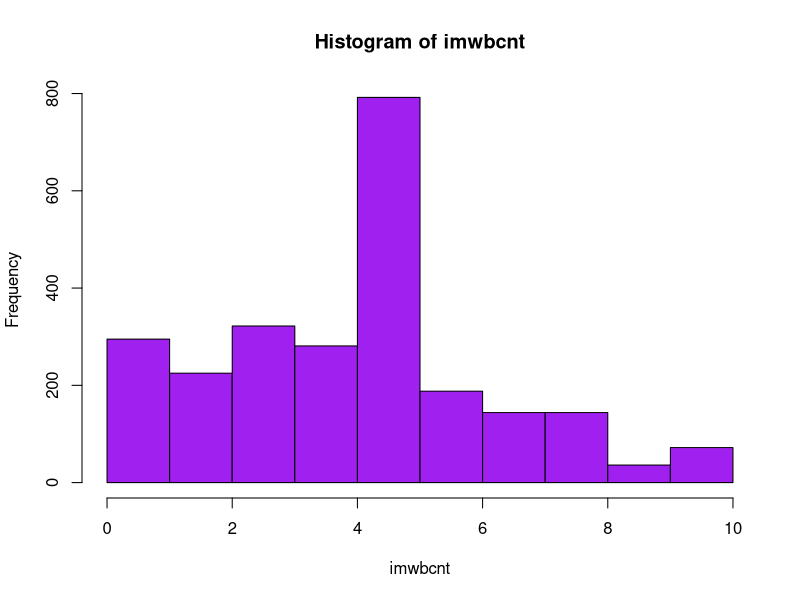
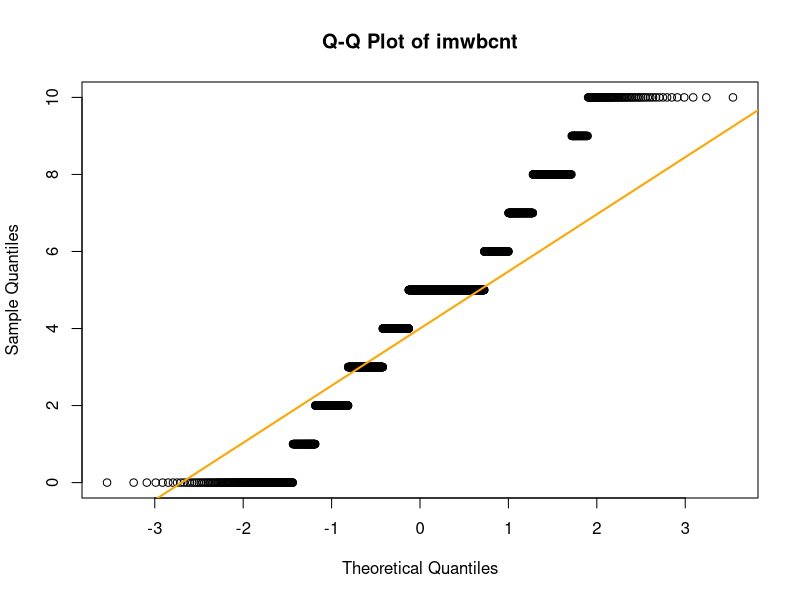
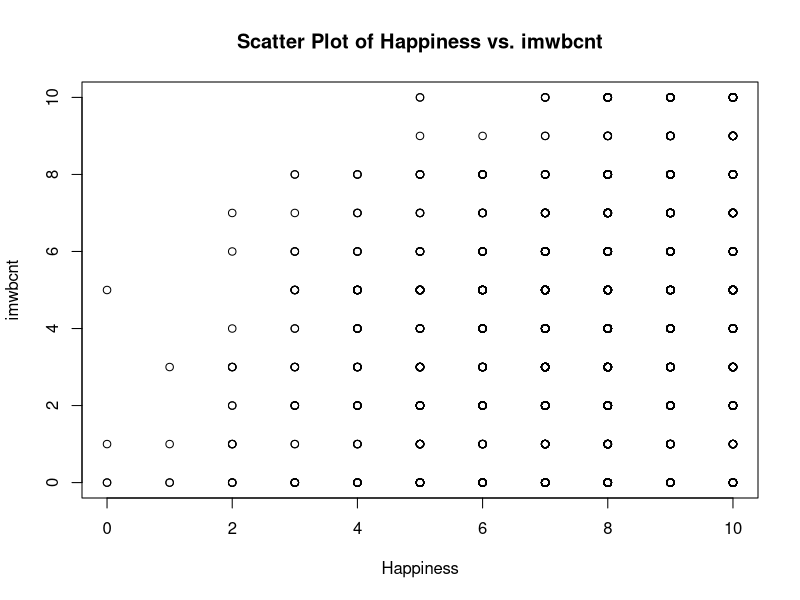
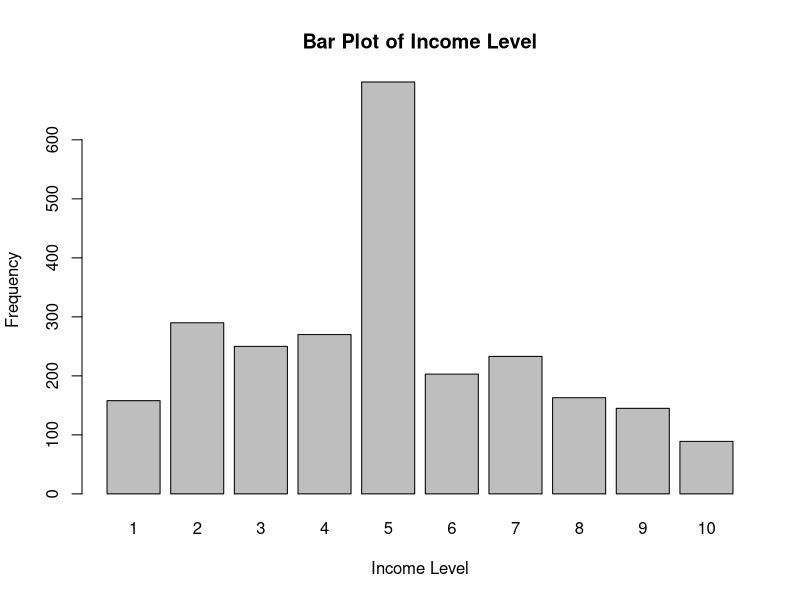
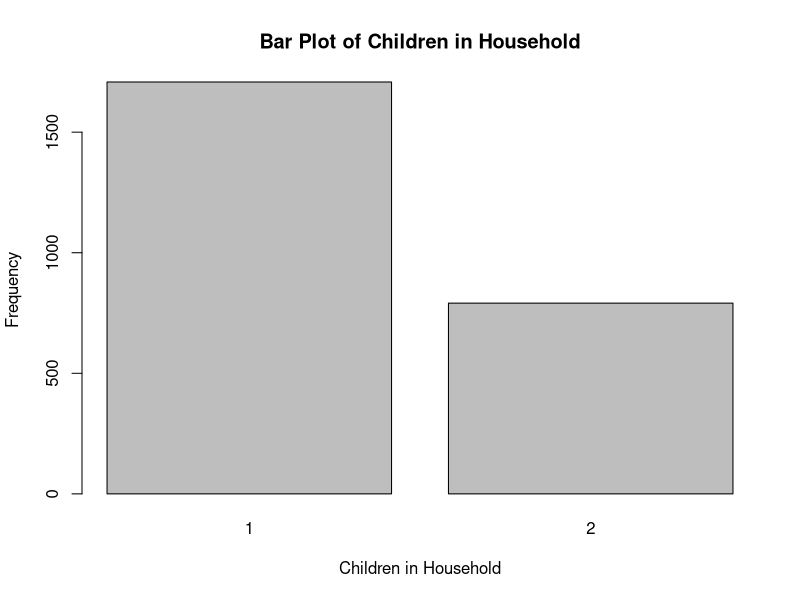
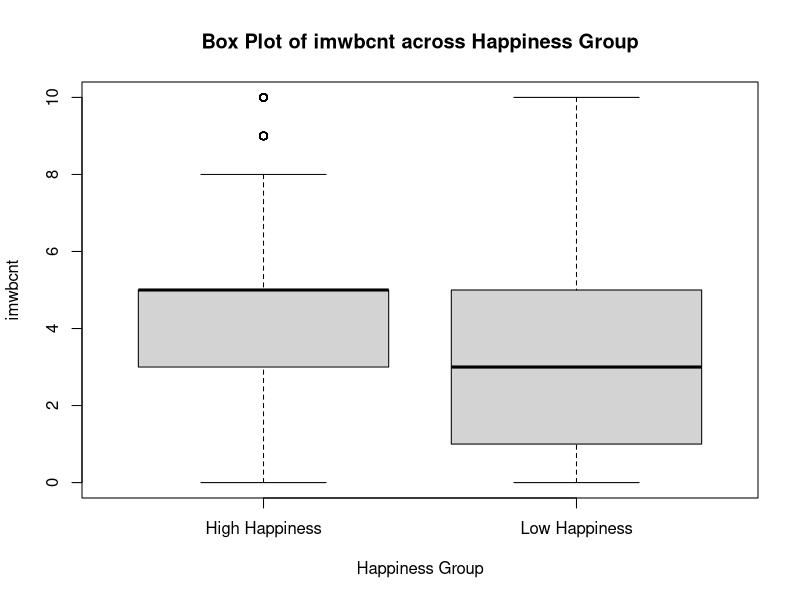
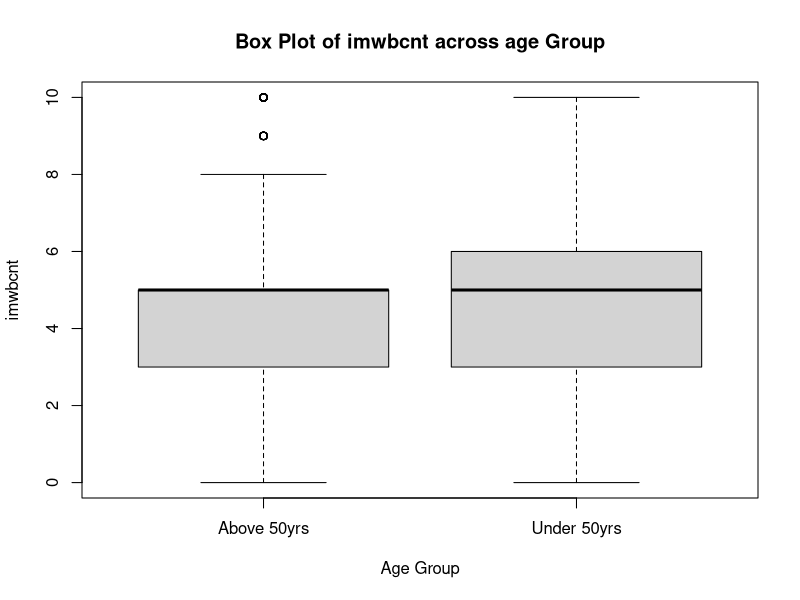
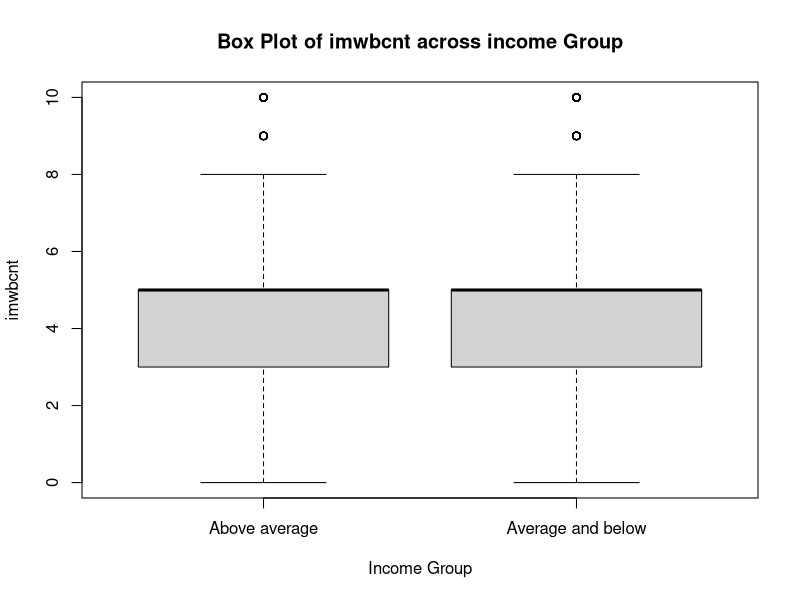

Reproduce these figures in R, in order.
## ---- chunk 1
#| include: false

library(haven)
library(dplyr)
library(knitr)
library(Hmisc)
library(carData)
library(car)
library(ggplot2)
library(reshape2)  # To melt the correlation matrix

## ---- chunk 2
#| label: Data Loading & Preprocessing data

df <- read_spss("dataset.sav")

na_columns <- colSums(is.na(df)) == nrow(df)
## ---- chunk 3
# Identify columns with all NA values
na_columns <- sapply(df, function(x) all(is.na(x)))

# Remove columns with all NA values
df_clean <- df[, !na_columns]

# Calculate the number of NA values in each column
na_items <- colSums(is.na(df_clean))

# Identify columns with more than 75% NA observations
columns_to_remove <- names(na_items[na_items > 1875])

# Remove columns with more than 1875 NA observations
df_clean <- df_clean[, !(names(df_clean) %in% columns_to_remove)]

# Changing NA observations to median or empty string
for (col in colnames(df_clean)) {
  if (is.numeric(df_clean[[col]])) {
    df_clean[[col]][is.na(df_clean[[col]])] <- median(df_clean[[col]], na.rm = TRUE)
  } else if (is.character(df_clean[[col]])) {
    df_clean[[col]][is.na(df_clean[[col]])] <- ""
  }
}
## ---- chunk 4
# Find columns with one unique value
single_value_columns <- sapply(df_clean, function(x) length(unique(x)) == 1)

# Remove columns with one unique value
df_clean <- df_clean[, !single_value_columns]
## ---- chunk 5
# Remove duplicate rows
df_clean <- distinct(df_clean)
## ---- chunk 6
# Cloning Dataset
dataset <- df_clean
## ---- chunk 7
# Checking the normality and variance homogeneity of the 'imwbcnt' variable
shapiro.test(dataset$imwbcnt)
bartlett.test(imwbcnt ~ hinctnta, data = dataset)
## ---- chunk 8
# Histogram
hist(dataset$imwbcnt , main = "Histogram of imwbcnt", xlab = "imwbcnt", col = "purple")
## ---- chunk 9
# Q-Q plot
qqnorm(dataset$imwbcnt , main = "Q-Q Plot of imwbcnt")
qqline(dataset$imwbcnt , col = "orange", lwd = 2)
## ---- chunk 10
# Scatter plot of 'happy' vs 'imwbcnt'
plot(dataset$happy, dataset$imwbcnt, xlab = "Happiness", ylab = "imwbcnt", main = "Scatter Plot of Happiness vs. imwbcnt")

## ---- chunk 11
# Bar plot for 'hinctnta'
barplot(table(dataset$hinctnta), xlab = "Income Level", ylab = "Frequency", main = "Bar Plot of Income Level")
## ---- chunk 12
# Bar plot for 'chldhhe'
barplot(table(dataset$chldhhe), xlab = "Children in Household", ylab = "Frequency", main = "Bar Plot of Children in Household")
## ---- chunk 13
# Wilcoxon rank-sum test for 'imwbcnt' with respect to 'chldhhe'
wilcox.test(imwbcnt ~ chldhhe, data = dataset)

# Create a new grouping variable based on 'happy'
dataset$happy_group <- ifelse(dataset$happy <= 5, "Low Happiness", "High Happiness")

# Perform the Wilcoxon rank-sum test for 'imwbcnt' with respect to 'happy_group'
wilcox.test(imwbcnt ~ happy_group, data = dataset)

# Create a new grouping variable based on 'agea'
dataset$age_group <- ifelse(dataset$agea <= 50, "Under 50yrs", "Above 50yrs")

# Wilcoxon rank-sum test for 'imwbcnt' with respect to 'agea'
wilcox.test(imwbcnt ~ age_group, data = dataset)

# Create a new grouping variable based on 'hinctnta'
dataset$income_group <- ifelse(dataset$hinctnta <= 5, "Average and below", "Above average")

# Wilcoxon rank-sum test for 'imwbcnt' with respect to 'hinctnta'
wilcox.test(imwbcnt ~ income_group, data = dataset)

## ---- chunk 14
# Box plot for 'imwbcnt' across 'happy_group'
boxplot(imwbcnt ~ happy_group, data = dataset, xlab = "Happiness Group", ylab = "imwbcnt", main = "Box Plot of imwbcnt across Happiness Group")

# Box plot for 'imwbcnt' across 'age'
boxplot(imwbcnt ~ age_group, data = dataset, xlab = "Age Group", ylab = "imwbcnt", main = "Box Plot of imwbcnt across age Group")

# Box plot for 'imwbcnt' across 'income'
boxplot(imwbcnt ~ income_group, data = dataset, xlab = "Income Group", ylab = "imwbcnt", main = "Box Plot of imwbcnt across income Group")

# Box plot for 'imwbcnt' across 'child'
boxplot(imwbcnt ~ chldhhe, data = dataset, xlab = "with or without child", ylab = "imwbcnt", main = "Box Plot of imwbcnt across with or without children")
## ---- chunk 15
# kruskal test for 'imwbcnt' with respect to 'chldhhe'
kruskal.test(imwbcnt ~ chldhhe, data = dataset)

# kruskal test for 'imwbcnt' with respect to 'happy'
kruskal.test(imwbcnt ~ happy, data = dataset)

# kruskal test for 'imwbcnt' with respect to 'agea'
kruskal.test(imwbcnt ~ agea, data = dataset)

# kruskal test for 'imwbcnt' with respect to 'hinctnta'
kruskal.test(imwbcnt ~ hinctnta, data = dataset)
## ---- chunk 16

# Subset the data 
group_positive_belief <- subset(dataset, imwbcnt > 6)$hinctnta
group_negative_belief <- subset(dataset, imwbcnt <= 6)$hinctnta

# Run the t-test
t.test(group_positive_belief, group_negative_belief)

## ---- chunk 17
# Subset the data 
group_positive_belief <- subset(dataset, imwbcnt > 6)$happy
group_negative_belief <- subset(dataset, imwbcnt <= 6)$happy

# Run the t-test
t.test(group_positive_belief, group_negative_belief)

## ---- chunk 18

# Subset the data 
group_positive_belief <- subset(dataset, imwbcnt > 6)$chldhhe
group_negative_belief <- subset(dataset, imwbcnt <= 6)$chldhhe

# Run the t-test
t.test(group_positive_belief, group_negative_belief)

## ---- chunk 19

# Subset the data 
group_positive_belief <- subset(dataset, imwbcnt > 6)$agea
group_negative_belief <- subset(dataset, imwbcnt <= 6)$agea

# Run the t-test
t.test(group_positive_belief, group_negative_belief)

## ---- chunk 20
# Fit and print ANOVA for 'hinctnta'
model_hinctnta <- aov(imwbcnt ~ hinctnta, data = dataset)
anova_hinctnta <- summary(model_hinctnta)
print("imwbcnt - hinctnta\n")
print(anova_hinctnta)

# Fit and print ANOVA for 'happy'
model_happy <- aov(imwbcnt ~ happy, data = dataset)
anova_happy <- summary(model_happy)
print("imwbcnt - happy\n")
print(anova_happy)

# Fit and print ANOVA for 'chldhhe'
model_chldhhe <- aov(imwbcnt ~ chldhhe, data = dataset)
anova_chldhhe <- summary(model_chldhhe)
print("imwbcnt - chldhhe\n")
print(anova_chldhhe)

# Fit and print ANOVA for 'agea'
model_agea <- aov(imwbcnt ~ agea, data = dataset)
anova_agea <- summary(model_agea)
print("imwbcnt - agea\n")
print(anova_agea)
## ---- chunk 21
anova_results <- aov(imwbcnt ~ happy * chldhhe * agea * hinctnta , data = dataset)
summary(anova_results)
## ---- chunk 22
model <- lm(imwbcnt ~ hinctnta + agea + chldhhe + happy, data = dataset)
summary(model)

# Create a list of variable combinations
variables <- c("imwbcnt", "hinctnta", "agea", "chldhhe", "happy")

# Initialize an empty matrix to store the p-values
p_values <- matrix(NA, nrow = length(variables), ncol = length(variables))
rownames(p_values) <- colnames(p_values) <- variables

# Calculate p-values for correlation coefficients
for (i in 1:length(variables)) {
  for (j in 1:length(variables)) {
    p_values[i, j] <- cor.test(dataset[[variables[i]]], dataset[[variables[j]]])$p.value
  }
}

# Print the p-values matrix
print(p_values)
cor_matrix <- cor(dataset[c("imwbcnt", "hinctnta", "agea", "chldhhe", "happy")])
print(cor_matrix)
## ---- chunk 23
# Plot the correlation heatmap
heatmap(cor_matrix, main = "Correlation Heatmap")
